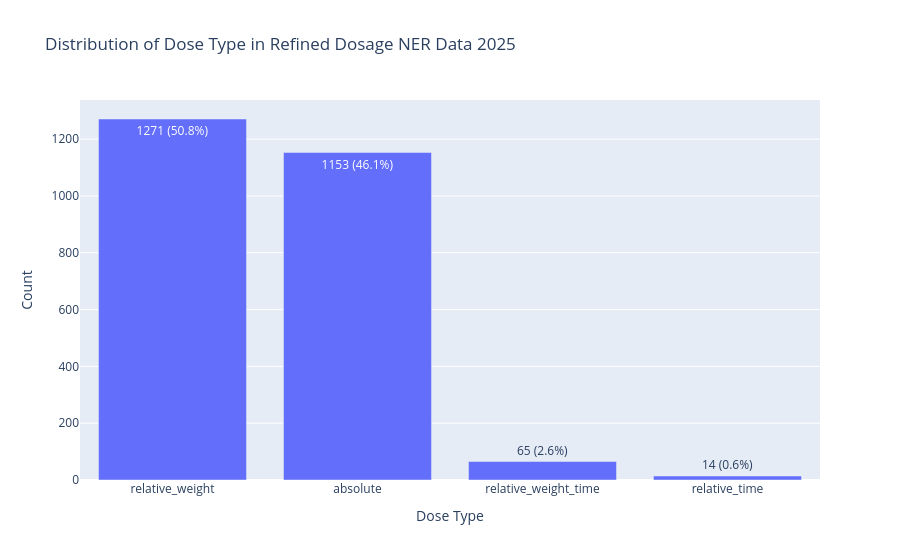

Here is the notebook cell this chart was saved with:
### Code cell
import plotly.graph_objects as go
# Plot distribution of Dose Type in refined dosage_ner_data_2025
dose_type_counts = dosage_ner_data_2025_refined['Dose_Type'].value_counts().reset_index()
dose_type_counts.columns = ['Dose_Type', 'Count']
dose_type_counts['Percent'] = (dose_type_counts['Count'] / dose_type_counts['Count'].sum() * 100).round(1)

fig = go.Figure(
    data=[
        go.Bar(
            x=dose_type_counts['Dose_Type'],
            y=dose_type_counts['Count'],
            text=dose_type_counts.apply(lambda r: f"{r['Count']} ({r['Percent']}%)", axis=1),
            textposition='auto'
        )
    ]
)
fig.update_layout(
    title='Distribution of Dose Type in Refined Dosage NER Data 2025',
    xaxis_title='Dose Type',
    yaxis_title='Count'
)
fig.show()

### Figure 1 — Plotly figure (JSON) as saved in the notebook; plotly's stock layout.template omitted (floating-point values rounded to 4 significant figures)
{"data": [{"text": ["1271 (50.8%)", "1153 (46.1%)", "65 (2.6%)", "14 (0.6%)"], "textposition": "auto", "type": "bar", "x": ["relative_weight", "absolute", "relative_weight_time", "relative_time"], "y": [1271, 1153, 65, 14]}], "layout": {"title": {"text": "Distribution of Dose Type in Refined Dosage NER Data 2025"}, "xaxis": {"title": {"text": "Dose Type"}}, "yaxis": {"title": {"text": "Count"}}}}
